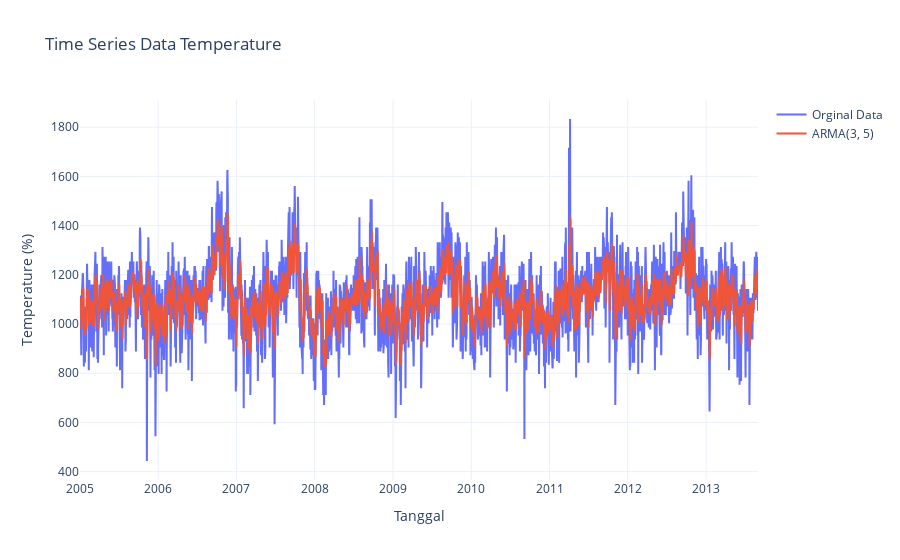

Notebook cell for this chart:
### Code cell
"""
Plot data perbandingan antara data temperatur maksimum setelah di-transformasi dengan metode Box-Cox dan model ARMA(3, 5).
"""

fig = go.Figure()

fig.add_trace(go.Scatter(
    x=df['Tanggal'], 
    y=df['Temperatur Maksimum Boxcox'],
    mode='lines',
    name='Orginal Data',
))

fig.add_trace(go.Scatter(
    x=df['Tanggal'], 
    y=model_fit.fittedvalues,
    mode='lines',
    name='ARMA(3, 5)'
))

fig.update_layout(
    title='Time Series Data Temperature',
    xaxis_title='Tanggal',
    yaxis_title='Temperature (%)',
    template='plotly_white'
)

fig.show()

### Figure 1 — Plotly figure (JSON) as saved in the notebook; plotly's stock layout.template omitted (floating-point values rounded to 4 significant figures; data arrays with more than 128 entries replaced by an {"elided": "..."} marker saying what was removed)
{"data": [{"mode": "lines", "name": "Orginal Data", "type": "scatter", "x": {"elided": "3165 str values"}, "y": {"elided": "3165 float values"}}, {"mode": "lines", "name": "ARMA(3, 5)", "type": "scatter", "x": {"elided": "3165 str values"}, "y": {"elided": "3165 float values"}}], "layout": {"title": {"text": "Time Series Data Temperature"}, "xaxis": {"title": {"text": "Tanggal"}}, "yaxis": {"title": {"text": "Temperature (%)"}}}}
